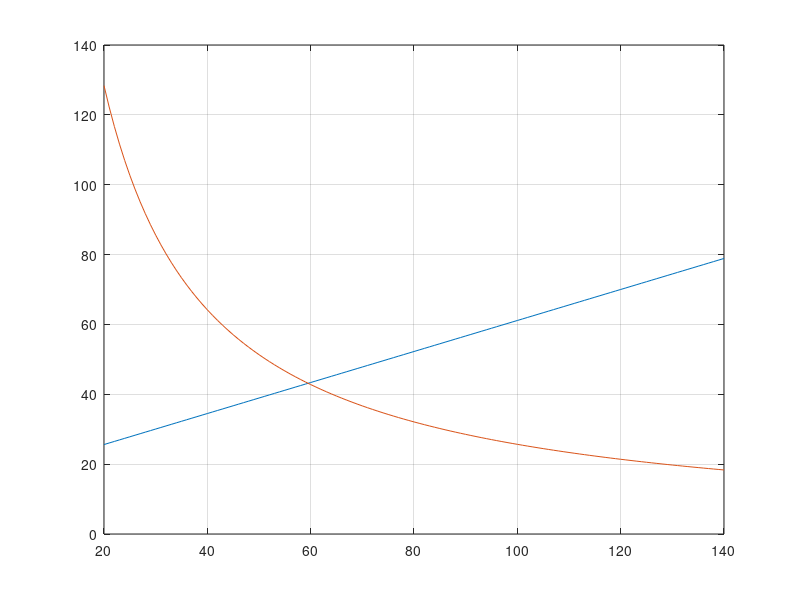

This figure's MATLAB source:
% p = 4 poles  L=2.44m  m =3phase  d = .01046m track      
% ws = wt = lambda/2

%gm = input('gm levitation in mm ');
gm = 2.5; 
%Nt = [];
%Ic = [];

%dia = 2.05; %in mm gauge 12
%dia = 1.08;% in mm gauge 18
h = 20:1:140;
%h = 60;
hi = h/1000;% h in m
p = 12;
%zt = 2:.01:3;
nt = 24;
%p = zt*nt;

L = 2.44;
H = 0.02+hi;
t = 0.127;
%h = 20; %in mm
dia = 1.63; %gauge 14 in mm
%dia = .8118; %gauge 20in mm


m = 3;
d = .01046;
mu0 = 1.2566*10^-6;
rhor = .04*10^-6;

%nt = input('ent no of teeth ');
%f = input('Ent freq ');
f = 400;
%s = input('slip ');
s = .1;

gm = gm/1000;
%F = input('Thrust ');
F = 6000;

%nt = 10:100;

ws = L.*((2.*nt)+1).^-1;
wa = ws/2; %wa is available space
wa = wa.*1000;% wa in mm
nturns = floor(wa/dia) -2;

Vi = L*t.*H;
Vnsl = (nt-1).*((hi*t).*ws);
Vf = Vi-Vnsl;
Mlim = 2700.*Vf;



q1 = (2*nt-1).*(2*p*m).^-1;

%lambda = (2*L)*(2*nt-1).^-1;

lambda = 2*ws;

alpha = pi*((m*q1).^-1);
kd = (sin(q1.*alpha/2)).*(q1.*sin(alpha/2)).^-1;
theta = (2*pi)*(nt-1).*(p.^-1);
kp = cos(theta/2);
kw = kp.*kd;



N = (nturns).*(h).*(nt/m).*(dia.^-1);

%wt = lambda/2;
wt = ws ;
tau = L.*p.^-1;
vs = 2*f*tau;
go = gm+d;

gamma = (4/pi)*(((ws/(2*go)).*atan(ws/(2*go))) -    log((1 + ((ws/(2*go)).^2))).^.5); 



kc = (lambda).*((lambda - gamma*go)).^-1;
ge = kc*go;
G = (2*mu0*f*tau.^2/(pi*(rhor/d))).*(ge.^-1);


wse = ws+go;

A = ((s*G).^-2)+1;



Xm = (24*mu0*f.*wse.*kw.*N.^2.*tau).*((pi*p*ge).^-1);
R2 = Xm/G;

%Ft = (m*I2*R2)/(A*vs*s);
i2 = (F.*A.*vs.*s).*((m*R2).^-1);
i = sqrt(i2);

%Nt = [Nt;nt];
%Ic = [Ic;i];



%Nt1 = Nt(2,:);
plot(h,Mlim,h,i)
grid on
    
